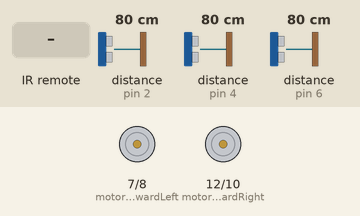
A sketch run on a simulated Arduino Uno, built with avr-gcc and run on an emulated ATmega328P. Parts: motor-driver pin pairs drawn as motors (green arrow = first pin HIGH = forward, orange = second pin HIGH = backward, longer = more drive, scaled by the enable pin). Wiring (inferred from the names in the program): 3 × ultrasonic range finder: trigger pin 3, echo pin 4 / trigger pin 5, echo pin 6 / trigger A1, echo pin 2. Inputs (shaded band) come from the test bench; at power-on: distance to the obstacle (sensors on pin 2, pin 4, pin 6) 80 cm. The echo pulse lasts 58.3 µs per cm.

Above: at 1.2 s.
1.3 s: infrared code 0xFFC23D received
At 1.6 s:
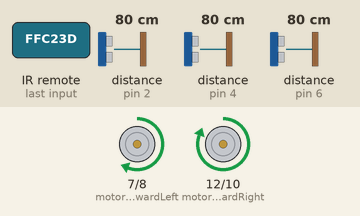
2.8 s: distance to the obstacle (sensor on pin 2) set to 34 cm
4.3 s: distance to the obstacle (sensor on pin 2) set to 29 cm
At 5.4 s:
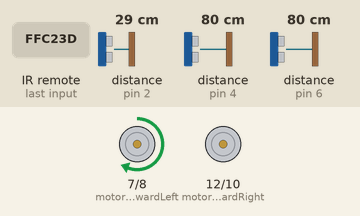
5.8 s: distance to the obstacle (sensor on pin 4) set to 12 cm
7.3 s: distance to the obstacle (sensor on pin 4) set to 9 cm
At 8.4 s:
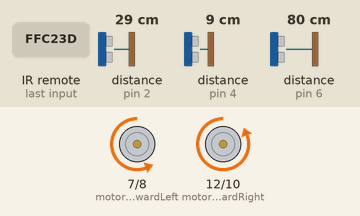
8.8 s: distance to the obstacle (sensor on pin 4) set to 120 cm
At 9.9 s:
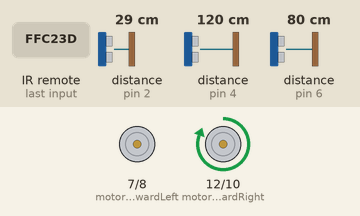
Timing chart, 0 to 11.5 s (numbered marks = the images above; inputs shaded):
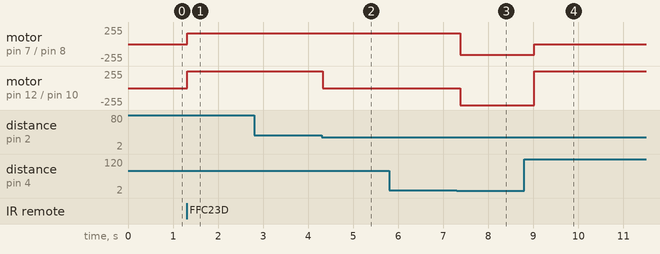

The sketch:

FK03LI4JB2RZS06.ino
```cpp
//Pin numbers definition
const int motorEnableLeft = 9;
const int motorForwardLeft = 7;
const int motorBackLeft = 8;
const int motorEnableRight = 11;
const int motorForwardRight = 12;
const int motorBackRight = 10;
const int trigPinFront = A1;
const int echoPinFront = 2;
const int trigPinLeft = 3;
const int echoPinLeft = 4;
const int trigPinRight = 5;
const int echoPinRight = 6;
const int irPin = A0;

//Variables for the Motors
const int leftMotorSpeed = 160; //best at 160
const int rightMotorSpeed = 255;//best at 255
const int delayTime = 150;

//Variables for Ultrasonic Sensors
long durationFront;
int distanceFront;
long durationLeft;
int distanceLeft;
long durationRight;
int distanceRight;
const int minFrontDistance = 30;
const int minSideDistance = 20;
const int stuckDistance = 10;

//Variables for IR Sensor
#include <IRremote.h>
IRrecv irrecv(irPin);
decode_results results;
boolean onoff = 0;
//Control IR numbers
const long PLAY = 16761405;
const long PREV = 16720605;

void stopCar () {
  digitalWrite(motorForwardLeft, LOW);
  digitalWrite(motorBackLeft, LOW);
  digitalWrite(motorForwardRight, LOW);
  digitalWrite(motorBackRight, LOW);
  analogWrite(motorEnableLeft, 0);
  analogWrite(motorEnableRight, 0);
}

void goForwardFull () {
  digitalWrite(motorForwardLeft, HIGH);
  digitalWrite(motorBackLeft, LOW);
  digitalWrite(motorForwardRight, HIGH);
  digitalWrite(motorBackRight, LOW);
  analogWrite(motorEnableLeft, leftMotorSpeed);
  analogWrite(motorEnableRight, rightMotorSpeed);
}

void goLeft () {
  digitalWrite(motorForwardLeft, LOW);
  digitalWrite(motorBackLeft, LOW);
  digitalWrite(motorForwardRight, HIGH);
  digitalWrite(motorBackRight, LOW);
  analogWrite(motorEnableLeft, 0);
  analogWrite(motorEnableRight, rightMotorSpeed);
}

void goRight () {
  digitalWrite(motorForwardLeft, HIGH);
  digitalWrite(motorBackLeft, LOW);
  digitalWrite(motorForwardRight, LOW);
  digitalWrite(motorBackRight, LOW);
  analogWrite(motorEnableLeft, leftMotorSpeed);
  analogWrite(motorEnableRight, 0);
}

void goBack () {
  digitalWrite(motorForwardLeft, LOW);
  digitalWrite(motorBackLeft, HIGH);
  digitalWrite(motorForwardRight, LOW);
  digitalWrite(motorBackRight, HIGH);
  analogWrite(motorEnableLeft, leftMotorSpeed);
  analogWrite(motorEnableRight, rightMotorSpeed);
}

void sensorRead () {
  //Read front sensor value
  digitalWrite(trigPinFront, LOW);
  delayMicroseconds(2);
  digitalWrite(trigPinFront, HIGH);
  delayMicroseconds(10);
  digitalWrite(trigPinFront, LOW);
  durationFront = pulseIn(echoPinFront, HIGH);
  distanceFront = durationFront * 0.034 / 2;
  //Read left sensor value
  digitalWrite(trigPinLeft, LOW);
  delayMicroseconds(2);
  digitalWrite(trigPinLeft, HIGH);
  delayMicroseconds(10);
  digitalWrite(trigPinLeft, LOW);
  durationLeft = pulseIn(echoPinLeft, HIGH);
  distanceLeft = durationLeft * 0.034 / 2;
  //Read right sensor value
  digitalWrite(trigPinRight, LOW);
  delayMicroseconds(2);
  digitalWrite(trigPinRight, HIGH);
  delayMicroseconds(10);
  digitalWrite(trigPinRight, LOW);
  durationRight = pulseIn(echoPinRight, HIGH);
  distanceRight = durationRight * 0.034 / 2;
}


void setup() {
  pinMode(motorEnableLeft, OUTPUT);
  pinMode(motorForwardLeft, OUTPUT);
  pinMode(motorBackLeft, OUTPUT);
  pinMode(motorEnableRight, OUTPUT);
  pinMode(motorForwardRight, OUTPUT);
  pinMode(motorBackRight, OUTPUT);
  pinMode(trigPinFront, OUTPUT);
  pinMode(echoPinFront, INPUT);
  pinMode(trigPinLeft, OUTPUT);
  pinMode(echoPinLeft, INPUT);
  pinMode(trigPinRight, OUTPUT);
  pinMode(echoPinRight, INPUT);
  irrecv.enableIRIn();
}

void loop() {
  sensorRead();
  if (irrecv.decode(&results)) {
    irrecv.resume();
    if (results.value == PLAY)
      onoff = 1;
    else if (results.value == PREV)
      onoff = 0;
  }
  if (onoff == 1) {
    results.value = 0;
    if ((distanceFront <= minFrontDistance) || (distanceLeft <= minSideDistance) || (distanceRight <= minSideDistance)) {
      if ((distanceLeft < stuckDistance) || (distanceRight < stuckDistance) || (distanceFront < stuckDistance)) {
        goBack();
        delay(1.5*delayTime);
      }
      else if ((distanceFront <= minFrontDistance) && (distanceLeft <= minSideDistance) && (distanceRight <= minSideDistance)) {
        goBack();
        delay(1.5*delayTime);
      }
      else if (distanceLeft > distanceRight ) {
        goLeft();
        delay(delayTime);
      }
      else if (distanceLeft <= distanceRight) {
        goRight();
        delay(delayTime);
      }
      else
        goForwardFull();
    }
    else
      goForwardFull();
  }
  else if (onoff == 0) {
    results.value = 0;
    stopCar();
  }
}
```

Measured:
- the behaviour switches between 32 and 31 cm on distance to the obstacle (sensor on pin 2) (found by bisection; images 1 and 2)
- the behaviour switches between 11 and 10 cm on distance to the obstacle (sensor on pin 4) (found by bisection; images 2 and 3)
- after the input at 1.3 s, motor on pin 7 (motorForwardLeft) / pin 8 (motorBackLeft): stopped → forward 160/255 at once; motor on pin 12 (motorForwardRight) / pin 10 (motorBackRight): stopped → forward 255/255 at once
- after the input at 2.8 s, every drawn part: stays the same
- after the input at 4.3 s, motor on pin 12 (motorForwardRight) / pin 10 (motorBackRight): forward 255/255 → stopped at once
- after the input at 5.8 s, every drawn part: stays the same
- after the input at 7.3 s, motor on pin 7 (motorForwardLeft) / pin 8 (motorBackLeft): forward 160/255 → backward 160/255 after 0.07 s; motor on pin 12 (motorForwardRight) / pin 10 (motorBackRight): stopped → backward 255/255 after 0.07 s
- after the input at 8.8 s, motor on pin 7 (motorForwardLeft) / pin 8 (motorBackLeft): backward 160/255 → stopped after 0.21 s; motor on pin 12 (motorForwardRight) / pin 10 (motorBackRight): backward 255/255 → forward 255/255 after 0.21 s
